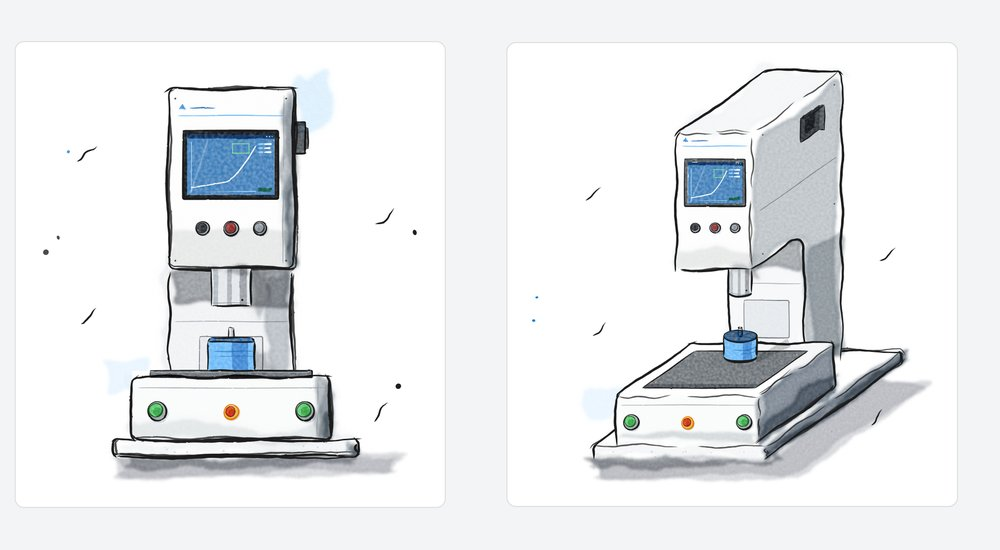
#> input picture plugins/field-notes/skills/field-notes/examples/press.jpg, 1000 x 550 px
$ python paint_trace.py ../examples/press.jpg --out out
#> lines starting #> are read from the running program, lines starting #| are printed output that depends on the picture; after the words box and inside, x2 and y2 are one past the last pixel; in counts of white or black regions, pixels touching at a corner belong together
"""Paint a photo flat as ink and wash, then trace that painting into wash regions and pen paths.

    uv run --no-project --with opencv-contrib-python-headless --with numpy python paint_trace.py \
        PHOTO --out DIR [--face CX,CY,RX,RY]... [--colours 16]

Writes to DIR:
  painted.png        the ink-and-wash raster: look at it before drawing from the trace
  painted_flat.png   the flattened colours under it
  painted_ink.png    the ink mask (white lines on black)
  trace.json         {w, h, washes, ink} in world units (photo px / 10), drawn by examples/traced_photo.py

--face marks an ellipse in photo pixels whose finer features (eyes, nose, mouth) come from the photo itself.
"""

import argparse
import json
import sys
from pathlib import Path

SCALE = 10.0  # photo px per world unit
N8 = ((-1, -1), (-1, 0), (-1, 1), (0, -1), (0, 1), (1, -1), (1, 0), (1, 1))

Face = tuple[int, int, int, int]
Pixel = tuple[int, int]  # (y, x)


def parse_face(text: str) -> Face:
    try:
        cx, cy, rx, ry = (round(float(v)) for v in text.split(","))
    except ValueError:
        raise argparse.ArgumentTypeError(f"wants CX,CY,RX,RY in photo pixels, got {text!r}") from None
    return cx, cy, rx, ry


# ---- step 1: paint ----------------------------------------------------------------------------


def _xdog(gray, s0, s1, k):
    """Black-on-white XDoG edges of a 0..1 grey image, as a 0/255 mask."""
    import cv2
    import numpy as np

    a = cv2.GaussianBlur(gray, (0, 0), s0)
    b = cv2.GaussianBlur(gray, (0, 0), s1)
    mask = ((a - k * b) < -0.010).astype(np.uint8) * 255
    return cv2.morphologyEx(mask, cv2.MORPH_OPEN, np.ones((2, 2), np.uint8))


def paint(img, faces: list[Face]):
    """Flatten a BGR photo into (painted, flat, ink): pale flat colour regions with XDoG ink over them."""
    import cv2
    import numpy as np

    flat = img.copy()
    for _ in range(3):
        flat = cv2.bilateralFilter(flat, 9, 40, 9)
    flat = cv2.pyrMeanShiftFiltering(flat, 14, 28, maxLevel=2)
    flat = cv2.edgePreservingFilter(flat, flags=cv2.RECURS_FILTER, sigma_s=60, sigma_r=0.35)
    # wash: lift the values toward paper and keep the colour
    hsv = cv2.cvtColor(flat, cv2.COLOR_BGR2HSV).astype(np.float32)
    hsv[..., 2] = 255 - (255 - hsv[..., 2]) * 0.72
    hsv[..., 1] *= 0.9
    wash = cv2.cvtColor(hsv.clip(0, 255).astype(np.uint8), cv2.COLOR_HSV2BGR)
    # ink from the flattened image, so lines follow region edges, not texture
    ink = _xdog(cv2.cvtColor(flat, cv2.COLOR_BGR2GRAY).astype(np.float32) / 255, 1.3, 2.1, 0.98)
    if faces:
        fine_grey = cv2.cvtColor(cv2.bilateralFilter(img, 5, 30, 5), cv2.COLOR_BGR2GRAY)
        fine = _xdog(fine_grey.astype(np.float32) / 255, 1.0, 1.6, 0.985)
        inside = np.zeros_like(ink)
        for cx, cy, rx, ry in faces:
            cv2.ellipse(inside, (cx, cy), (rx, ry), 0, 0, 360, 255, -1)
        ink = np.where(inside > 0, cv2.bitwise_or(ink, fine), ink)
    painted = wash.copy()
    painted[ink > 0] = (painted[ink > 0] * 0.15).astype(np.uint8)
    return painted, flat, ink


# ---- step 2: trace the washes -----------------------------------------------------------------


def washes(painted, colours: int = 16) -> list[dict]:
    """K-means colour regions of the painting as polygons, light to dark, as a painter lays them."""
    import cv2
    import numpy as np

    h, w = painted.shape[:2]
    small = cv2.medianBlur(cv2.resize(painted, (w // 2, h // 2), interpolation=cv2.INTER_AREA), 5)
    lab = cv2.cvtColor(small, cv2.COLOR_BGR2LAB).reshape(-1, 3).astype(np.float32)
    stop = (cv2.TERM_CRITERIA_EPS + cv2.TERM_CRITERIA_MAX_ITER, 30, 0.5)
    _, labels, centres = cv2.kmeans(lab, colours, None, stop, 3, cv2.KMEANS_PP_CENTERS)
    labels = cv2.medianBlur(cv2.medianBlur(labels.reshape(small.shape[:2]).astype(np.uint8), 9), 7)
    bgr = cv2.cvtColor(centres.reshape(1, -1, 3).astype(np.uint8), cv2.COLOR_LAB2BGR)[0]
    out = []
    for k in range(colours):
        mask = cv2.morphologyEx((labels == k).astype(np.uint8) * 255, cv2.MORPH_OPEN, np.ones((5, 5), np.uint8))
        b, g, r = (int(v) for v in bgr[k])
        for c in cv2.findContours(mask, cv2.RETR_EXTERNAL, cv2.CHAIN_APPROX_SIMPLE)[0]:
            area = cv2.contourArea(c)
            poly = cv2.approxPolyDP(c, 1.0, True)[:, 0, :]
            if area < 180 or len(poly) < 3:
                continue
            out.append(
                {
                    "pts": [[round(float(x) * 2 / SCALE, 2), round(float(y) * 2 / SCALE, 2)] for x, y in poly],
                    "rgb": [r, g, b],
                    "lum": round(float(centres[k][0]) / 255, 3),
                    "area": round(area * 4 / SCALE / SCALE, 2),
                }
            )
    out.sort(key=lambda region: region["lum"], reverse=True)
    return out


# ---- step 3: trace the ink: skeleton -> pen paths ---------------------------------------------


def neighbours(on: set[Pixel], p: Pixel) -> list[Pixel]:
    """8-neighbours of p on the skeleton, skipping a diagonal step that an orthogonal neighbour already covers."""
    y, x = p
    out = []
    for dy, dx in N8:
        q = (y + dy, x + dx)
        if q not in on or (dy and dx and ((y + dy, x) in on or (y, x + dx) in on)):
            continue
        out.append(q)
    return out


def _walk(nb: dict[Pixel, list[Pixel]], used: set, p: Pixel, q: Pixel) -> list[Pixel]:
    path = [p, q]
    used.add(frozenset((p, q)))
    while len(nb[q]) == 2:
        nxt = [r for r in nb[q] if frozenset((q, r)) not in used]
        if not nxt:
            break
        used.add(frozenset((q, nxt[0])))
        q = nxt[0]
        path.append(q)
    return path


def skeleton_paths(on: set[Pixel]) -> list[list[Pixel]]:
    """Walk a one-pixel skeleton into paths that run from end or junction to end or junction; loops last."""
    nb = {p: neighbours(on, p) for p in on}
    used: set = set()
    paths = []
    for p in sorted(on, key=lambda p: (len(nb[p]) == 2, p)):
        for q in nb[p]:
            if frozenset((p, q)) not in used:
                paths.append(_walk(nb, used, p, q))
    return paths


def heading(path: list[Pixel], at_end: bool) -> tuple[float, float]:
    """Unit direction a path leaves by, at its end or (reversed) at its start."""
    seg = path[-6:] if at_end else path[5::-1]
    (y0, x0), (y1, x1) = seg[0], seg[-1]
    n = ((y1 - y0) ** 2 + (x1 - x0) ** 2) ** 0.5 or 1
    return (y1 - y0) / n, (x1 - x0) / n


def _continues(pi, hi, pj, hj, d: float) -> bool:
    """True when leaving one end points at the other end, and the other path carries on the same way."""
    dy, dx = (pj[0] - pi[0]) / (d or 1), (pj[1] - pi[1]) / (d or 1)
    toward = hi[0] * dy + hi[1] * dx if d > 1 else 1
    onward = -(hj[0] * dy + hj[1] * dx) if d > 1 else 1
    straight = -(hi[0] * hj[0] + hi[1] * hj[1])
    return toward > 0.6 and onward > 0.6 and straight > 0.6


def _join_candidates(paths, reach: float):
    ends = [(i, e, p[-1] if e else p[0], heading(p, bool(e))) for i, p in enumerate(paths) for e in (0, 1)]
    found = []
    for a, (i, ei, pi, hi) in enumerate(ends):
        for j, ej, pj, hj in ends[a + 1 :]:
            d = ((pi[0] - pj[0]) ** 2 + (pi[1] - pj[1]) ** 2) ** 0.5
            if i != j and d <= reach and _continues(pi, hi, pj, hj, d):
                found.append((d, i, ei, j, ej))
    return sorted(found)


def join_paths(paths: list[list[Pixel]], reach: float = 14, rounds: int = 4) -> list[list[Pixel]]:
    """Join broken lines: link path ends that nearly meet and keep heading the same way, nearest first."""
    paths = [p for p in paths if len(p) >= 3]
    for _ in range(rounds):
        merged: dict[int, list[Pixel]] = {}
        gone: set[int] = set()
        for _d, i, ei, j, ej in _join_candidates(paths, reach):
            if {i, j} & (gone | merged.keys()):
                continue
            head = paths[i] if ei == 1 else paths[i][::-1]
            tail = paths[j] if ej == 0 else paths[j][::-1]
            merged[i] = head + tail
            gone.add(j)
        if not merged:
            break
        paths = [merged.get(i, p) for i, p in enumerate(paths) if i not in gone]
    return paths


def ink_lines(ink, flat) -> list[dict]:
    """Pen paths along the ink mask, longest first, with the line's thickness and the darkness under it."""
    import cv2
    import numpy as np

    grey = cv2.cvtColor(flat, cv2.COLOR_BGR2GRAY).astype(np.float32) / 255
    thick = cv2.distanceTransform(ink, cv2.DIST_L2, 3)
    skeleton = cv2.ximgproc.thinning(cv2.dilate(ink, np.ones((3, 3), np.uint8)))
    on = {(int(y), int(x)) for y, x in zip(*np.nonzero(skeleton), strict=True)}
    out = []
    for path in join_paths(skeleton_paths(on)):
        if len(path) < 10:
            continue
        ys, xs = np.array(path).T
        poly = cv2.approxPolyDP(np.stack([xs, ys], 1).astype(np.int32).reshape(-1, 1, 2), 0.9, False)[:, 0, :]
        out.append(
            {
                "pts": [[round(float(x) / SCALE, 2), round(float(y) / SCALE, 2)] for x, y in poly],
                "len": round(len(path) / SCALE, 1),
                "thick": round(float(thick[ys, xs].mean()), 2),
                "dark": round(1 - float(grey[ys, xs].mean()), 2),
            }
        )
    out.sort(key=lambda s: s["len"], reverse=True)
    return out


def parser() -> argparse.ArgumentParser:
    p = argparse.ArgumentParser(
        prog="paint_trace.py", description=__doc__, formatter_class=argparse.RawTextHelpFormatter
    )
    p.add_argument("photo", help="the reference photo")
    p.add_argument("--out", required=True, help="output folder")
    p.add_argument(
        "--face",
        type=parse_face,
        action="append",
        default=[],
        metavar="CX,CY,RX,RY",
        help="a face ellipse in photo pixels: ink there keeps the photo's finer features (repeatable)",
    )
    p.add_argument("--colours", type=int, default=16, help="wash colours to quantise to (default 16)")
    return p


def main(argv: list[str] | None = None) -> None:
    args = parser().parse_args(argv)
    import cv2

    img = cv2.imread(args.photo)
#> img is the input picture: shape (550, 1000, 3); mean B, G, R 236.8, 234.9, 233
    if img is None:
        sys.exit(f"paint_trace.py: can't read {args.photo}")
    out = Path(args.out)
    out.mkdir(parents=True, exist_ok=True)
    painted, flat, ink = paint(img, args.face)
#> in paint, `hsv[..., 2] = 255 - (255 - hsv[..., 2]) * 0.72`:
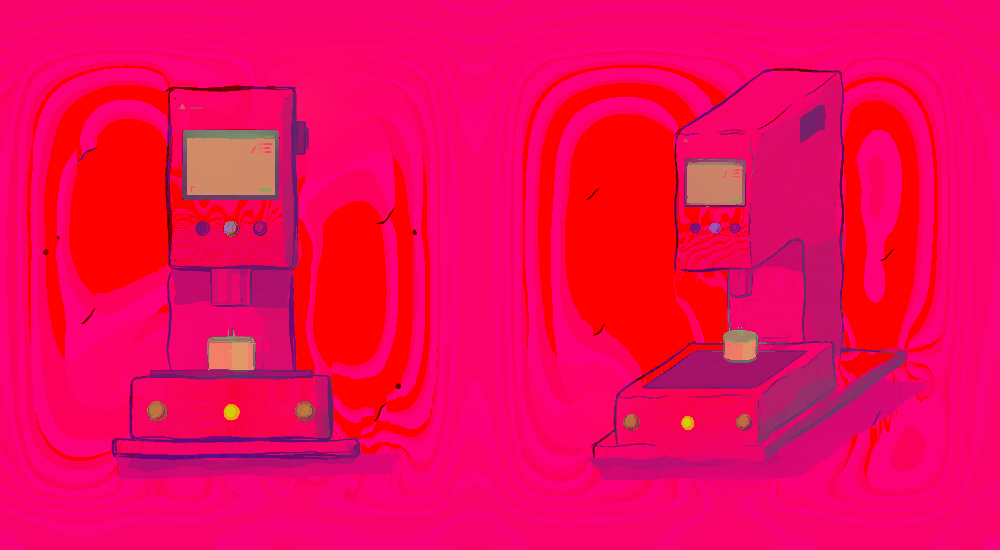
#> hsv: shape (550, 1000, 3) float32; mean B, G, R 88.2, 6.2, 242.1
#> in _xdog, `mask = ((a - k * b) < -0.010).astype(np.uint8) * 255`:
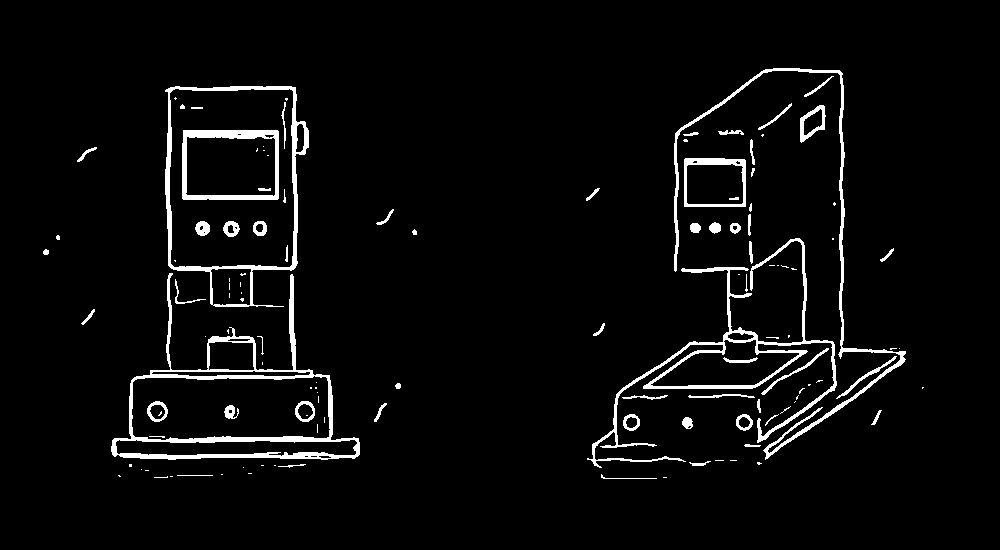
#> mask: shape (550, 1000); 4.1% white; 124 white regions (64 under 20 px), largest, box (x1, y1, x2, y2) and area: (111, 273, 360, 460) 4976, (587, 238, 837, 468) 4097, (165, 86, 309, 307) 2964
#> in _xdog, `return cv2.morphologyEx(mask, cv2.MORPH_OPEN, np.ones((2, 2), np.uint8))`: returned value: shape (550, 1000); 4% white; 112 white regions (49 under 20 px), largest, box (x1, y1, x2, y2) and area: (112, 275, 361, 461) 4666, (592, 239, 838, 469) 3829, (166, 87, 310, 306) 2721
#> in paint, `painted[ink > 0] = (painted[ink > 0] * 0.15).astype(np.uint8)`:
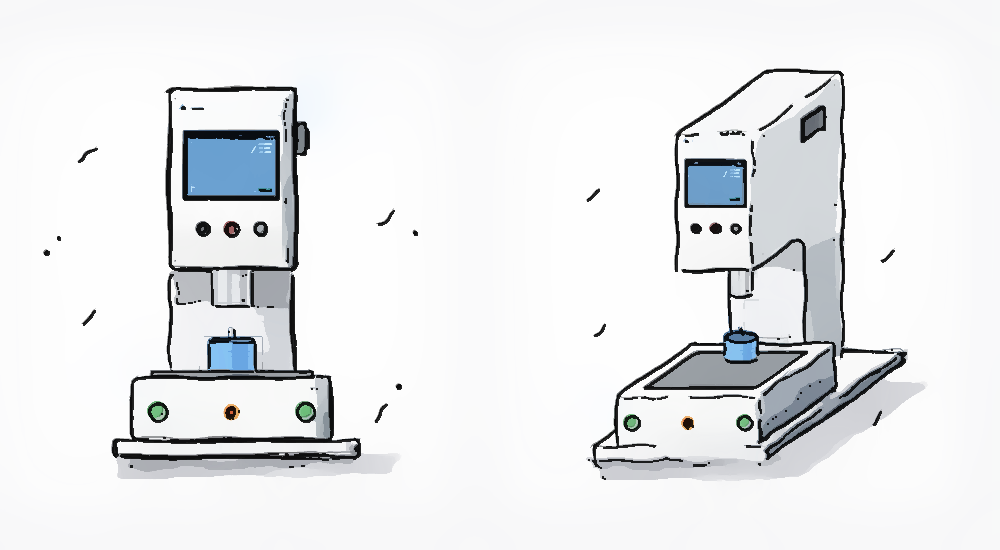
#> painted: shape (550, 1000, 3); mean B, G, R 236, 234.4, 233
    for name, image in (("painted", painted), ("painted_flat", flat), ("painted_ink", ink)):
        cv2.imwrite(str(out / f"{name}.png"), image)
#> this loop made 3 passes
#> name on passes 1 to 3: 'painted', 'painted_flat', 'painted_ink'
    h, w = img.shape[:2]
#> h = 550; w = 1000
    trace = {"w": w / SCALE, "h": h / SCALE, "washes": washes(painted, args.colours), "ink": ink_lines(ink, flat)}
#> in washes, `small = cv2.medianBlur(cv2.resize(painted, (w // 2, h // 2), interpola..`:
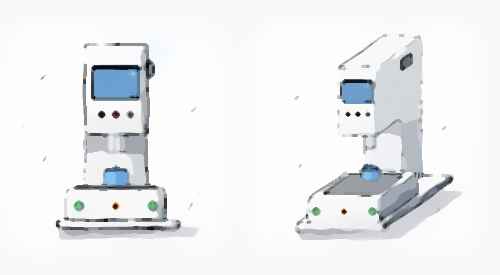
#> small: shape (275, 500, 3); mean B, G, R 240.2, 238.5, 236.9
#> in washes, `_, labels, centres = cv2.kmeans(lab, colours, None, stop, 3, cv2.KMEAN..`: centres = 16 rows, first 8: [253.2, 128, 127.9], [134.8, 126, 119.2], [196.6, 127.5, 125.6], [87.44, 127.9, 124.6], [15.62, 128.2, 126.1], [218.3, 127.7, 125.9], [163.5, 123.2, 98.62], [164.5, 126.8, 124.5]
#> in washes, `labels = cv2.medianBlur(cv2.medianBlur(labels.reshape(small.shape[:2])..`:
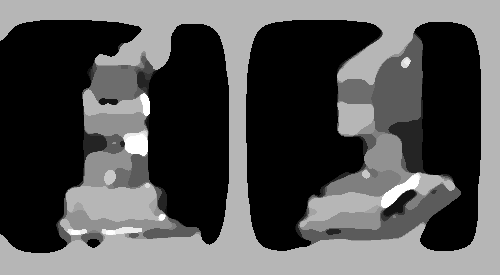
#> labels: shape (275, 500); min 0, max 14, mean 4.59; drawn with min black and max white
#> in washes, `bgr = cv2.cvtColor(centres.reshape(1, -1, 3).astype(np.uint8), cv2.COL..`: bgr = 16 rows, first 8: [255, 253, 250], [141, 127, 113], [195, 191, 185], [86, 81, 75], [22, 19, 17], [219, 214, 209], [208, 160, 105], [163, 157, 148]
#> the loop in washes, `for k in range(colours):` made 16 passes
#> (b, g, r) on passes 1 to 12: (255, 253, 250), (141, 127, 113), (195, 191, 185), (86, 81, 75), (22, 19, 17), (219, 214, 209), (208, 160, 105), (163, 157, 148), (242, 241, 237), (125, 176, 114), (250, 249, 245), (238, 192, 133)
#> pass 1, in washes, `mask = cv2.morphologyEx((labels == k).astype(np.uint8) * 255, cv2.MORP..`:
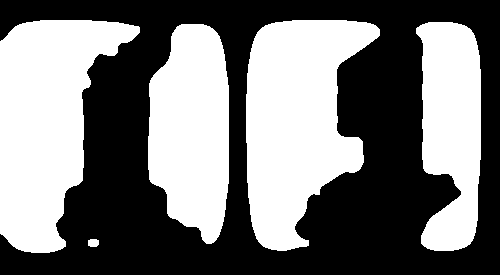
#> mask: shape (275, 500); 47.3% white; 5 white regions, box (x1, y1, x2, y2) and area: (246, 20, 380, 251) 20086, (0, 20, 140, 253) 19282, (148, 24, 229, 244) 14136, (416, 22, 481, 251) 11484, (88, 239, 99, 247) 79
#> after the loop in washes, `for k in range(colours):`: out = 27 items
#> in ink_lines, `skeleton = cv2.ximgproc.thinning(cv2.dilate(ink, np.ones((3, 3), np.ui..`:
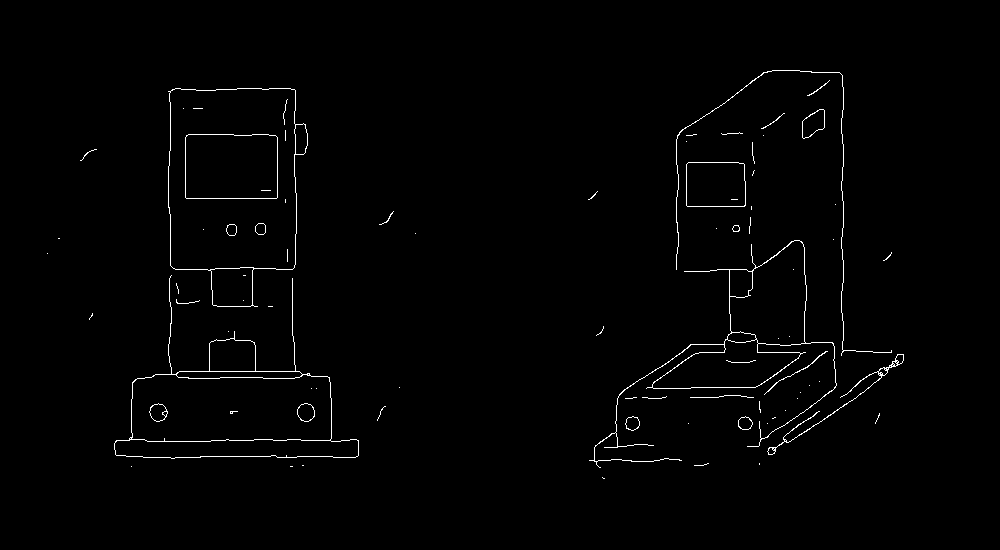
#> skeleton: shape (550, 1000); 1.1% white in thin lines or dots, all inside (x1, y1, x2, y2) = (47, 70, 904, 479)
#> in ink_lines, `on = {(int(y), int(x)) for y, x in zip(*np.nonzero(skeleton), strict=T..`: on = 6064 items
#> in neighbours, `y, x = p`: y = 216; x = 676
#> the loop in ink_lines, `for path in join_paths(skeleton_paths(on)):` made 77 passes
#> path on passes 13, 26, 43, 44, 58, 60: [(199, 285), (200, 285), (201, 285), (202, 285)], [(275, 243), (275, 244), (275, 245)], [(361, 895), (362, 895), (363, 896), (363, 897)], [(363, 892), (363, 893), (364, 894), (365, 894)], [(417, 775), (417, 774), (418, 773), (418, 772)], [(437, 131), (438, 131), (439, 131)]
    (out / "trace.json").write_text(json.dumps(trace))
    print(f"{out / 'trace.json'}: {len(trace['washes'])} wash regions, {len(trace['ink'])} ink paths")
#| out/trace.json: 27 wash regions, 62 ink paths


if __name__ == "__main__":
    main()
